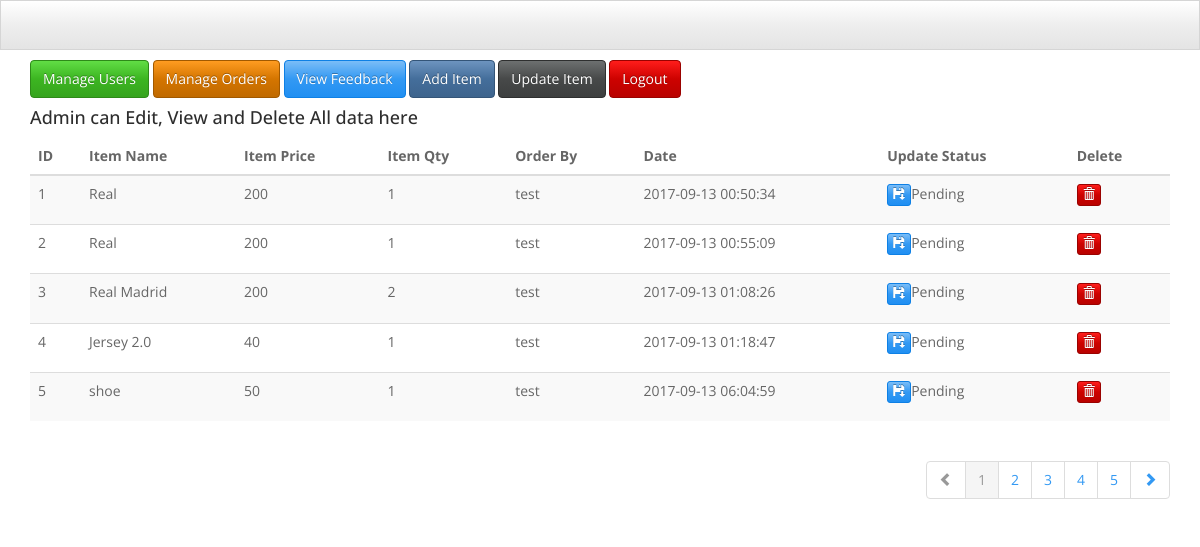
Screenshot of /admin/manageO.php (signed in) with the database file from the repository.
### tables this page shows
CREATE TABLE `orders` (
  `id` int(11) NOT NULL,
  `item_name` varchar(255) NOT NULL,
  `item_price` varchar(255) NOT NULL,
  `item_qty` int(255) NOT NULL,
  `order_by` varchar(255) NOT NULL,
  `date` datetime NOT NULL,
  `status` varchar(20) NOT NULL DEFAULT 'Pending',
  `size` varchar(500) NOT NULL,
  `category` text NOT NULL
);

### admin/manageO.php (the view, shortened to what this page needs)
<?php
require_once '../DB_CONFIG/connect_db.php';
$sql= "SELECT * FROM orders";
$result=$db->query($sql);
?>
<!DOCTYPE html>
<html lang="en">
  <head>
    <link href="css/bootstrap.min.css" rel="stylesheet">
  </head>
  <body>
    <div class="navbar navbar-fixed-top">
      <div class="navbar-inner">
        <div class="container">
          <a class="btn btn-navbar" data-toggle="collapse" data-target=".nav-collapse">
          </a>
        </div>
      </div>
    </div>
     <div class="container">
    <br>
      <br>
    <div class="row">
	<div class="container">
	<br>
       <a href="index.php" ><button id="showAll" class="btn btn-success btn-md">Manage Users</button></a>
	   <a href="manageO.php"><button class="btn btn-warning btn-md">Manage Orders</button></a>
        <a href="feedback.php"><button class="btn btn-info btn-md">View Feedback</button></a>
        <a href="insert.php"><button class="btn btn-primary">Add Item</button></a>
        <a href="update1.php"><button class="btn btn-default">Update Item</button></a>
        <a href="../logout.php"><button class="btn btn-danger btn-md">Logout</button></a>
    </div>
	</div>
	<div id="displayAll" class="row">
<div class="col-md-12">
        <h4>Admin can Edit, View and Delete All data here</h4>
        <div class="table-responsive">
              <table id="mytable" class="table table-bordred table-striped table-hover">
                   <thead>
                    <th>ID</th>
                    <th>Item Name</th>
                     <th>Item Price</th>
                     <th>Item Qty</th>
                    <th>Order By</th>
                    <th>Date</th>
                    <th>Update Status</th>
                    <th>Delete</th>
                   </thead>
<tbody>
<?php
  if(mysqli_num_rows($result)>0) {
      while ($row = mysqli_fetch_array($result)) {
              echo("<tr>
        <td>$row[0]</td>
        <td>$row[1]</td>
        <td>$row[2]</td>
        <td>$row[3]</td>
        <td>$row[4]</td>
        <td>$row[5]</td>
        <td><p data-placement=\"top\" data-toggle=\"tooltip\" title=\"Update\"><a href=\"UpdateStatus.php?id=$row[0]\"><button class=\"btn btn-info btn-xs\" data-title=\"Update\"><span class=\"glyphicon glyphicon-floppy-save\"></span></button></a>$row[6]</p></td>
        <td><p data-placement=\"top\" data-toggle=\"tooltip\" title=\"Delete\"><a href=\"DeleteO.php?id=$row[0]\"><button class=\"btn btn-danger btn-xs\" data-title=\"Delete\"><span class=\"glyphicon glyphicon-trash\"></span></button></a></p></td>
    </tr>");
      }
  }
?>
    </tbody>
</table>
<ul class="pagination pull-right">
  <li class="disabled"><a href="#"><span class="glyphicon glyphicon-chevron-left"></span></a></li>
  <li class="active"><a href="#">1</a></li>
  <li><a href="#">2</a></li>
  <li><a href="#">3</a></li>
  <li><a href="#">4</a></li>
  <li><a href="#">5</a></li>
  <li><a href="#"><span class="glyphicon glyphicon-chevron-right"></span></a></li>
</ul>
            </div>
        </div>
</div>
      </div>
  </body>
</html>

### rows the page displays
orders: id "1", item_name "Real", item_price "200", item_qty "1", order_by "test", date "2017-09-13 00:50:34", status "Pending"
orders: id "2", item_name "Real", item_price "200", item_qty "1", order_by "test", date "2017-09-13 00:55:09", status "Pending"
orders: id "3", item_name "Real Madrid", item_price "200", item_qty "2", order_by "test", date "2017-09-13 01:08:26", status "Pending"
orders: id "4", item_name "Jersey 2.0", item_price "40", item_qty "1", order_by "test", date "2017-09-13 01:18:47", status "Pending"
orders: id "5", item_name "shoe", item_price "50", item_qty "1", order_by "test", date "2017-09-13 06:04:59", status "Pending"
